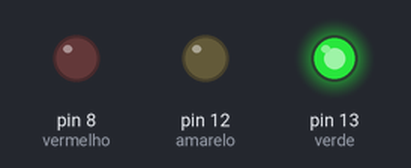
A sketch run on a simulated Arduino Uno, built with avr-gcc and run on an emulated ATmega328P. On the bench: output pins drawn as LEDs (lit = HIGH).

Above: at 5.0 s.
At 12.5 s:
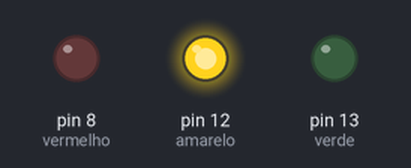
At 22.5 s:
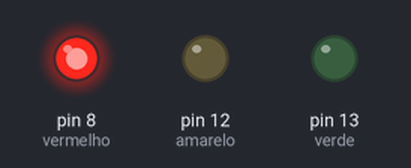
Timing chart, 0 to 39.0 s (numbered marks = the images above):
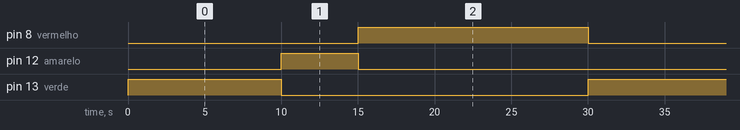

Measured:
- by itself, pin 8 (vermelho): alternates HIGH for 15.0 s and LOW for 15.0 s
- by itself, pin 12 (amarelo): alternates HIGH for 5.0 s and LOW for 25.0 s
- by itself, pin 13 (verde): alternates HIGH for 10.0 s and LOW for 20.0 s

The sketch:

semaforo1.ino
```cpp
//Declarações de variáveis e constantes
#define verde 13
#define amarelo 12
#define vermelho 8

//Setup -> Configurações, entradas e saídas
void setup()
{
  pinMode(verde, OUTPUT);
   pinMode(amarelo, OUTPUT);
    pinMode(vermelho, OUTPUT);
}


/*Loop -> executa infinitamente o procedimento
 enquanto estiver alimentado por energia elétrica*/
void loop()

{
  digitalWrite(verde, HIGH);
  digitalWrite(amarelo, LOW);
  digitalWrite(vermelho, LOW);
  delay(10000);

  digitalWrite(verde, LOW);
  digitalWrite(amarelo, HIGH);
  digitalWrite(vermelho, LOW);
  delay(5000);

  digitalWrite(verde, LOW);
  digitalWrite(amarelo, LOW);
  digitalWrite(vermelho, HIGH);
  delay(15000);

}
```
